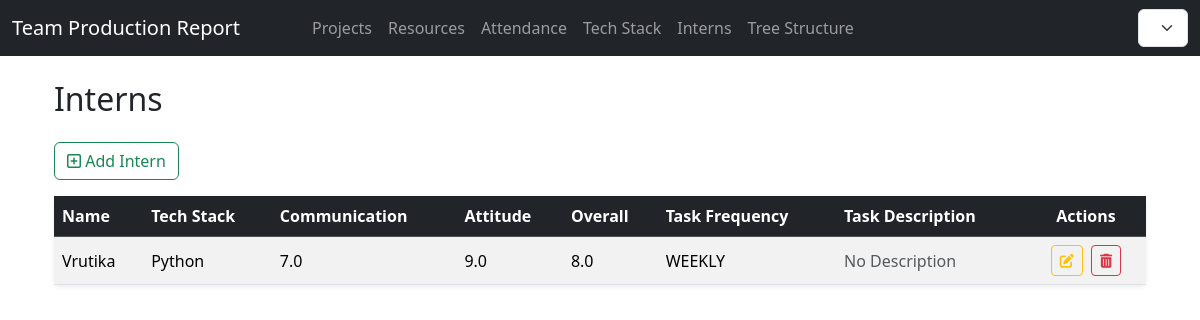
Page /interns/ on the earlier database version.
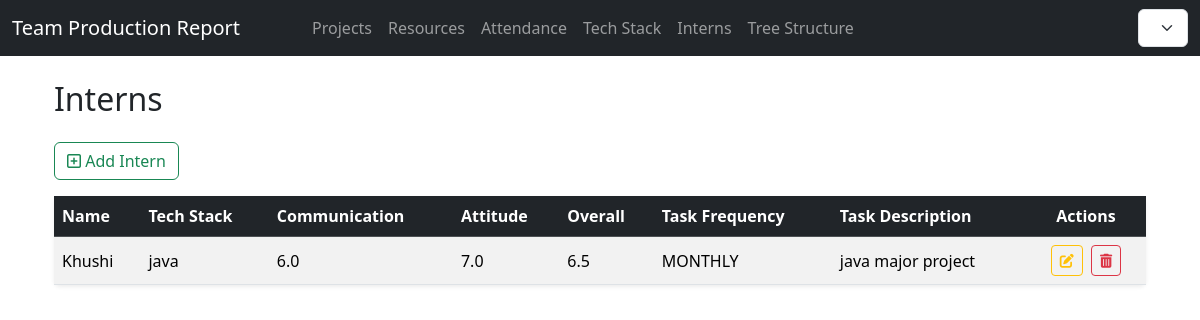
Same page on the later database version.
### interns/models.py (models this page shows, shortened)
class Intern(models.Model):
    TASK_FREQUENCY_CHOICES = [
        ('WEEKLY', 'Weekly'),
        ('MONTHLY', 'Monthly'),
    ]
    name = models.CharField(max_length=100)
    tech_stack = models.ManyToManyField(
        Technology,
        help_text="Select multiple technologies the intern is working on."
    )
    communication_rating = models.FloatField(
        validators=[MinValueValidator(0), MaxValueValidator(10)],
        help_text="Rating out of 10"
    )
    attitude_rating = models.FloatField(
        validators=[MinValueValidator(0), MaxValueValidator(10)],
        help_text="Rating out of 10"
    )
    overall_rating = models.FloatField(
        editable=False,
        default=0,
        help_text="Auto-calculated average rating"
    )
    task_provided = models.BooleanField(default=False)
    task_frequency = models.CharField(
        max_length=10,
        choices=TASK_FREQUENCY_CHOICES,
        blank=True,
        null=True
    )
    task_description = models.TextField(
        blank=True,
        null=True,
        help_text="Description of the task assigned to the intern"
    )
    created_at = models.DateTimeField(auto_now_add=True)

class Technology(models.Model):
    name = models.CharField(max_length=50, unique=True)

### interns/views.py (the view)
# urls.py: path('', views.intern_list, name='intern_list'),
def intern_list(request):
    interns = Intern.objects.all()
    return render(request, 'interns/intern_list.html', {'interns': interns})

### interns/templates/interns/intern_list.html
{% extends 'base.html' %}
{% block content %}
<div class="container mt-4">
    <h2 class="mb-4">Interns</h2>
    <div class="d-flex align-items-center mb-3 gap-3 flex-wrap">
        <a href="{% url 'interns:intern_add' %}" class="btn btn-outline-success">
            <i class="far fa-plus-square"></i> Add Intern
        </a>
    </div>
    <div class="card shadow-sm border-0">
        <div class="card-body p-0">
            <div class="table-responsive">
                <table class="table table-striped mb-0 align-middle">
                    <thead class="table-dark">
                        <tr>
                            <th>Name</th>
                            <th>Tech Stack</th>
                            <th>Communication</th>
                            <th>Attitude</th>
                            <th>Overall</th>
                            <th>Task Frequency</th>
                            <th>Task Description</th>
                            <th class="text-center" style="width: 120px;">Actions</th>
                        </tr>
                    </thead>
                    <tbody>
                        {% for intern in interns %}
                        <tr>
                            <td>{{ intern.name }}</td>
                            <td>
                                {% for tech in intern.tech_stack.all %}
                                    <span>{{ tech.name }}</span>
                                {% empty %}
                                    <span>None</span>
                                {% endfor %}
                            </td>
                            <td>{{ intern.communication_rating }}</td>
                            <td>{{ intern.attitude_rating }}</td>
                            <td>{{ intern.overall_rating }}</td>
                            <td>
                                {% if intern.task_provided %}
                                    {{ intern.task_frequency }}
                                {% else %}
                                    <span class="text-muted">Not Assigned</span>
                                {% endif %}
                            </td>
                            <td>
                                {% if intern.task_description %}
                                    {{ intern.task_description|linebreaksbr }}
                                {% else %}
                                    <span class="text-muted">No Description</span>
                                {% endif %}
                            </td>
                            <td class="text-center">
                                <a href="{% url 'interns:intern_edit' intern.pk %}"
                                   class="btn btn-sm btn-outline-warning me-1" title="Edit">
                                    <i class="fas fa-edit"></i>
                                </a>
                                <a href="{% url 'interns:intern_delete' intern.pk %}"
                                   class="btn btn-sm btn-outline-danger" title="Delete">
                                    <i class="fas fa-trash-alt"></i>
                                </a>
                            </td>
                        </tr>
                        {% empty %}
                        <tr>
                            <td colspan="8" class="text-center text-muted py-3">No interns found.</td>
                        </tr>
                        {% endfor %}
                    </tbody>
                </table>
            </div>
        </div>
    </div>
</div>
{% endblock %}

### templates/base.html (shortened to what this page needs)
<!DOCTYPE html>
<html lang="en">
<head>
    <link href="https://cdn.jsdelivr.net/npm/bootstrap@5.3.7/dist/css/bootstrap.min.css" rel="stylesheet"
>
    <link href="https://cdnjs.cloudflare.com/ajax/libs/font-awesome/6.5.0/css/all.min.css" rel="stylesheet">
</head>
<body>
    <nav class="navbar navbar-expand-lg navbar-dark bg-dark mb-4">
        <div class="container-fluid">
            <a class="navbar-brand" href="{% url 'home' %}">Team Production Report</a>
            <div class="collapse navbar-collapse" id="navbarNav">
                <ul class="navbar-nav ms-5 mb-2 mb-lg-0">
                    <li class="nav-item">
                        <a class="nav-link" href="{% url 'projects:project_list' %}">Projects</a>
                    </li>
                     <li class="nav-item">
                        <a class="nav-link" href="{% url 'resources:resource_list' %}">Resources</a>
                    </li>
                    <li class="nav-item">
                        <a class="nav-link" href="{% url 'projects:attendance_home' %}">Attendance</a>
                    </li>
                    <li class="nav-item">
                        <a class="nav-link" href="{% url 'interns:technology_list' %}">Tech Stack</a>
                    </li>
                    <li class="nav-item">
                        <a class="nav-link" href="{% url 'interns:intern_list' %}">Interns</a>
                    </li>
                    <li class="nav-item">
                        <a class="nav-link" href="{% url 'projects:tree_structure' %}">
                         Tree Structure
                        </a>
                    </li>
                </ul>
                <form class="d-flex ms-auto" role="search">
                    <select id="yearSelectNavbar" class="form-select" aria-label="Select Year">
                    </select>
                </form>
            </div>
        </div>
    </nav>
    <div class="container">
        {% block content %}{% endblock %}
    </div>
</body>
</html>

Differences in the rows shown:
removed Intern: name "Vrutika", communication_rating "7.0", attitude_rating "9.0", overall_rating "8.0", task_frequency "WEEKLY", shows "No Description"
removed Technology: name "Python", shown under "Vrutika"
added Intern: name "Khushi", communication_rating "6.0", attitude_rating "7.0", overall_rating "6.5", task_frequency "MONTHLY", task_description "java major project"
added Technology: name "java", shown under "Khushi"
